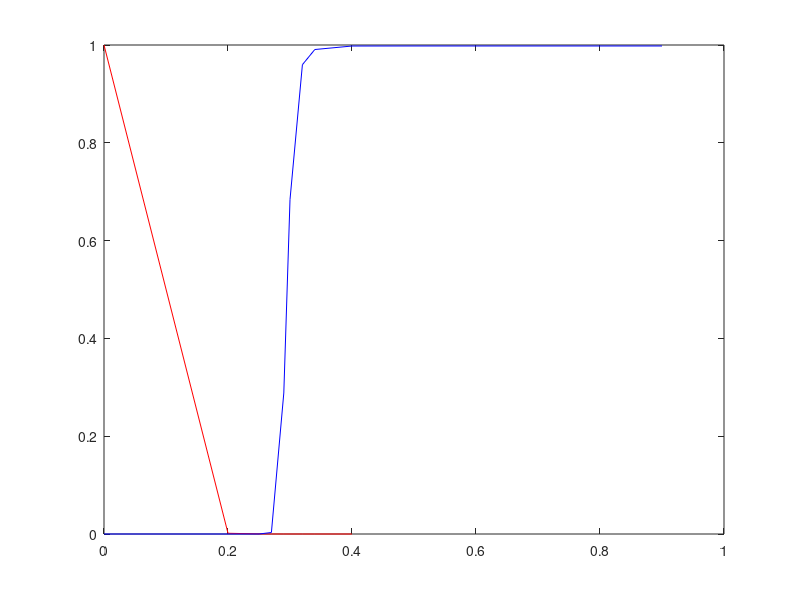

Reproduce this figure in MATLAB.
n = [748  2252         0    1497000;
2680   320         0    1497000;
2921    79         9    1496991;
2981    19      1208    1495792;
2994     6      6472    1490528;
3000     0     71496    1425504;
3000     0    321615    1175385;
3000     0   1439137      57863;
3000     0   1497000          0;
3000     0   1497000          0;
3000     0   1497000          0;
3000     0   1497000          0;
3000     0   1497000          0];

tp = n(:, 1) ./ (n(:, 1) + n(:, 3));
fp = n(:, 3) ./ (n(:, 1) + n(:, 3));
fn = n(:, 2) ./ (n(:, 2) + n(:, 4));
tn = n(:, 4) ./ (n(:, 2) + n(:, 4));

error = [0.2 0.25 0.27 0.29 0.3 0.32 0.34 0.4 0.5 0.6 0.7 0.8 0.9];

figure, plot([0, error], [1; fn], 'r', [0, error], [0; fp], 'b')

tann = [error', tp, fn, fp, tn]
